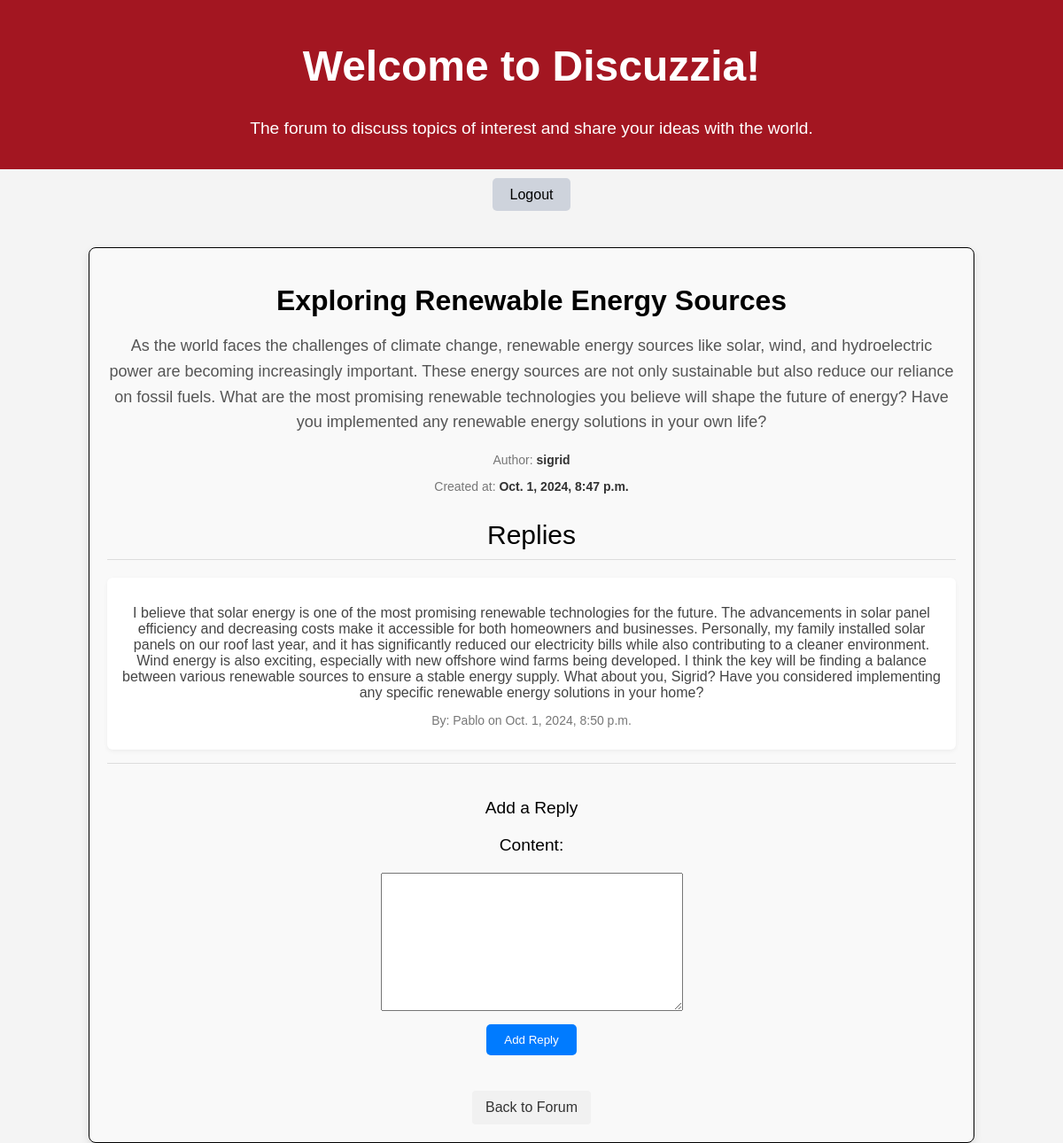
Page /forum/topic/12/ (signed in) on the committed database.
### forum/models.py (models this page shows, shortened)
class Topic(models.Model):
    title = models.CharField(max_length=200)  # Title of the topic
    author = models.ForeignKey(User, on_delete=models.CASCADE)  # User who created the topic
    content = models.TextField()  # Content of the topic
    created_at = models.DateTimeField(auto_now_add=True)  # Timestamp when the topic was created
    updated_at = models.DateTimeField(auto_now=True)  # Timestamp when the topic was last updated

class Reply(models.Model):
    topic = models.ForeignKey(Topic, related_name='replies', on_delete=models.CASCADE)  # Topic to which the reply belongs
    author = models.ForeignKey(User, on_delete=models.CASCADE)  # User who wrote the reply
    content = models.TextField()  # Content of the reply
    created_at = models.DateTimeField(auto_now_add=True)  # Timestamp when the reply was created
    updated_at = models.DateTimeField(auto_now=True)  # Timestamp when the reply was last updated

### forum/views.py (the view)
# urls.py: path('topic/<int:topic_id>/', views.topic_detail, name='topic_detail'),  # Route to view topic details
@login_required
def topic_detail(request, topic_id):
    topic = get_object_or_404(Topic, id=topic_id)
    replies = topic.replies.all()
    if request.method == 'POST':
        form = ReplyForm(request.POST)
        if form.is_valid():
            reply = form.save(commit=False)
            reply.author = request.user
            reply.topic = topic
            reply.save()
            return redirect('topic_detail', topic_id=topic.id)
    else:
        form = ReplyForm()
    return render(request, 'forum/topic_detail.html', {'topic': topic, 'replies': replies, 'form': form})

### forum/forms.py
class ReplyForm(forms.ModelForm):
    class Meta:
        model = Reply
        fields = ['content'] # Field for creating a new reply

### forum/templates/forum/topic_detail.html (shortened to what this page needs)
{% load static %}
<!DOCTYPE html>
<html lang="en">
  <head>
    <link rel="stylesheet" href="{% static 'index.css' %}" />
    <link rel="stylesheet" href="{% static 'topic.css' %}" />
  </head>
  <body>
    {% include 'includes/header.html' %}
    {% include 'includes/nav2.html' %}
    {% block content %}
    <div class="topic-details">
      <h1>{{ topic.title }}</h1>
      <p class="content">{{ topic.content }}</p>
      <p class="author">Author: <span>{{ topic.author.username }}</span></p>
      <p class="date">Created at: <span>{{ topic.created_at }}</span></p>
      <p class="replies-title">Replies</p>
      <div class="replies">
        {% for reply in replies %}
        <div class="reply">
          <p>{{ reply.content }}</p>
          <p class="reply-author">
            By: {{ reply.author.first_name|default:reply.author.username }} on {{ reply.created_at }}
          </p>
        </div>
        {% empty %}
        <p>No replies yet.</p>
        {% endfor %}
      </div>
      <form method="post" class="reply-form">
        <p>Add a Reply</p>
        {% csrf_token %} {{ form.as_p }}
        <button type="submit">Add Reply</button>
      </form>
      <a href="{% url 'forum' %}" class="back-button">Back to Forum</a>
    </div>
    {% endblock %}
  </body>
</html>

### forum/static/index.css (style rules this page uses)
body { font-family: Arial, sans-serif; background-color: #f4f4f4; margin: 0; display: flex; flex-direction: column; min-height: 100vh; text-align: center; }
h1 { color: white; }
p { font-size: 1.2rem; }

### forum/static/topic.css (style rules this page uses)
.topic-details h1 { color: black; margin-bottom: 15px; }
.topic-details { border: 1px solid black; margin: 50px 100px 0 100px; padding: 20px; background-color: #f9f9f9; border-radius: 8px; box-shadow: 0 4px 10px rgba(0, 0, 0, 0.1); }
.topic-details .content { font-size: 18px; line-height: 1.6; color: #555; margin-bottom: 20px; }
.topic-details .author, .topic-details .date { font-size: 14px; color: #777; margin-bottom: 10px; }
.topic-details .author span, .topic-details .date span { font-weight: bold; color: #333; }
.replies { margin-top: 10px; padding-top: 20px; border-top: 1px solid #ddd; }
.reply { background-color: #fff; padding: 15px; border-radius: 6px; box-shadow: 0 2px 5px rgba(0, 0, 0, 0.05); margin-bottom: 15px; }
.reply p { font-size: 16px; color: #444; margin-bottom: 10px; }
.reply-form p { margin-bottom: 10px; }
.reply .reply-author { font-size: 14px; color: #777; }
.reply-form { margin-top: 10px; padding-top: 20px; border-top: 1px solid #ddd; padding-bottom: 20px; }
.reply-form label { margin-bottom: 20px; display: flex; justify-content: center; align-items: center; }
.reply-form button { background-color: #007BFF; color: white; border: none; padding: 10px 20px; border-radius: 5px; cursor: pointer; transition: background-color 0.3s ease; }
.back-button { display: inline-block; margin-top: 20px; padding: 10px 15px; background-color: #f1f1f1; color: #333; border-radius: 4px; text-decoration: none; transition: background-color 0.3s ease; }
.replies-title { margin-top: 30px; font-size: 30px; margin-bottom: 0; }

### rows in the picture
Topic: title "Exploring Renewable Energy Sources", content "As the world faces the challenges of climate change, renewable energy sources like solar, wind, and hydroelectric power are becoming increasingly important. These energy sources are not only sustainable but also reduce our reliance on fossil fuels. What are the most promising renewable technologies you believe will shape the future of energy? Have you implemented any renewable energy solutions in your own life?", author.username "sigrid", created_at "Oct. 1, 2024, 8:47 p.m."
Reply: content "I believe that solar energy is one of the most promising renewable technologies for the future. The advancements in solar panel efficiency and decreasing costs make it accessible for both homeowners and businesses. Personally, my family installed solar panels on our roof last year, and it has significantly reduced our electricity bills while also contributing to a cleaner environment. Wind energy is also exciting, especially with new offshore wind farms being developed. I think the key will be finding a balance between various renewable sources to ensure a stable energy supply. What about you, Sigrid? Have you considered implementing any specific renewable energy solutions in your home?", author.first_name "Pablo", created_at "Oct. 1, 2024, 8:50 p.m."
